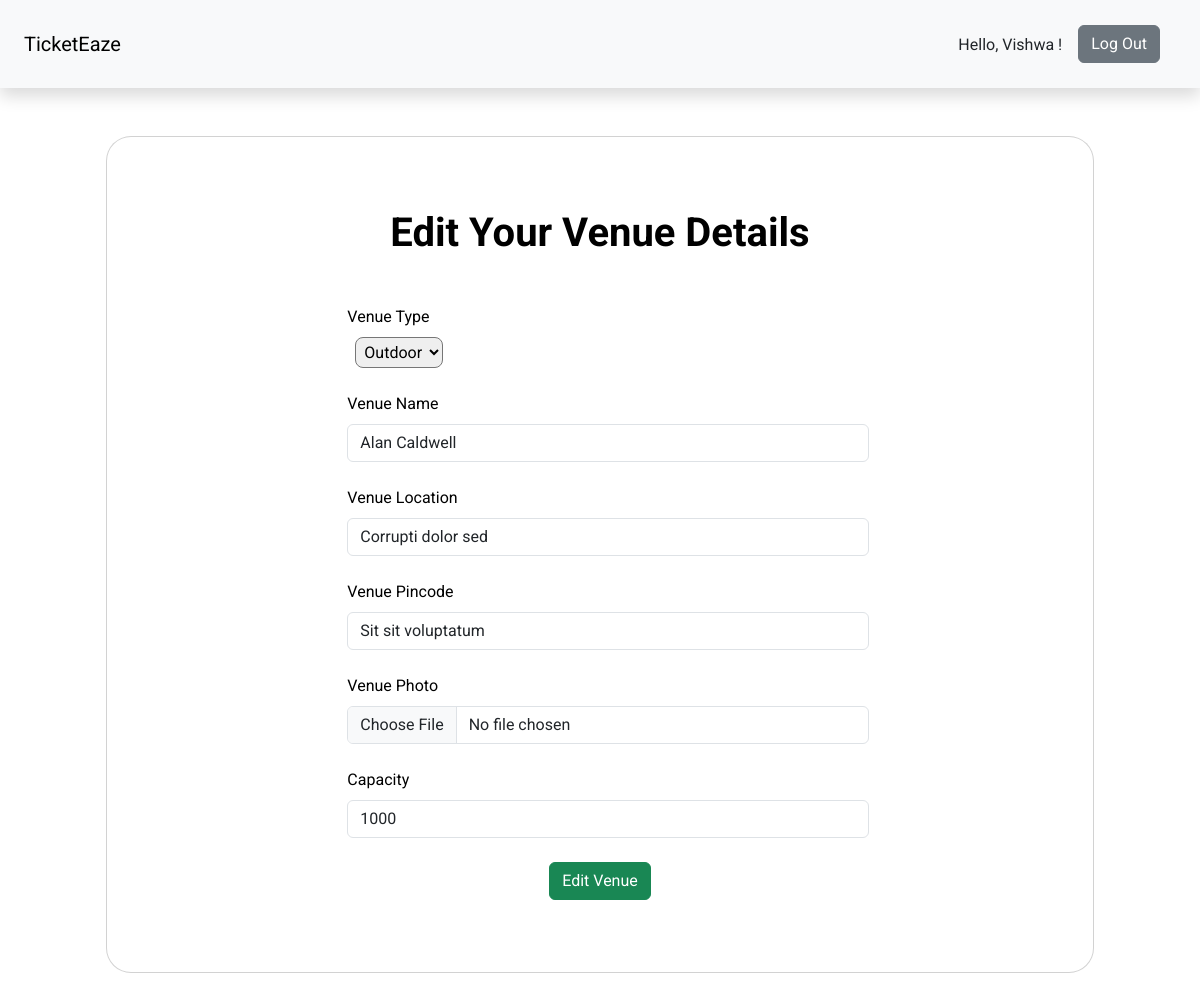
The page /management/venue/edit?venue_id=1 (signed in) on the database its author committed.
### models.py (models this page shows, shortened)
class admin(UserMixin,db.Model):
   id = db.Column( db.Integer, primary_key = True)
   name = db.Column(db.String(100))
   email = db.Column(db.String(100))
   phonenumber = db.Column(db.String(12))
   password = db.Column(db.String(257))

class venue(db.Model):
   id = db.Column(db.Integer, primary_key = True)
   name = db.Column(db.String(100))
   city = db.Column(db.String(50))
   capacity = db.Column(db.String(200))
   pincode = db.Column(db.String(10))
   venuetype = db.Column(db.String(10))

### app.py (the view)
@app.route("/management/venue/edit",methods=['GET','POST'])
@admin_login_required
def editvenue():
  venue_id=request.args.get('venue_id')
  if request.method=='POST':
     venue_id=request.form.get('venue_id')
     venue_name=request.form.get("venue_name")
     venue_capacity=request.form.get("venue_capacity")
     venue_pincode=request.form.get("venue_pincode")
     venue_type=request.form.get("venue_type")
     venue_location=request.form.get("venue_location")
     venue_img = request.files['venue_img']
     venue_details=db.session.query(venue).filter_by(id=venue_id).first()
     venue_details.name=venue_name
     venue_details.capacity=venue_capacity
     venue_details.pincode=venue_pincode
     venue_details.city=venue_location
     venue_details.venuetype=venue_type
     db.session.commit()
     if venue_img.filename!='':
        extension = os.path.splitext(venue_img.filename)[1]
        filename=str(venue_id)+extension
        venue_img.save(os.path.join(app.config['UPLOAD_FOLDER'],"venue", filename))
     return redirect("/management/venue/edit")
  else:
    if not venue_id:
      venue_details = db.session.query(venue).all()
      return render_template("Admin/VenueList.html",title="Venue List",venues=venue_details)
    else:
      venue_details = db.session.query(venue).filter_by(id=venue_id).first()
      return render_template("Admin/EditVenue.html",venue=venue_details)

### app.py (called while the page is built)
@login_manager.user_loader
def load_user(user_id):
        if session['user_type']=='user':
          record = user.query.get(int(user_id))
        elif session['user_type']=='admin':
          record = admin.query.get(int(user_id))
        return record

@app.after_request
def after_request(response):
    response.headers["Cache-Control"] = "no-cache, no-store, must-revalidate"
    return response

### models.py (called while the page is built)
def admin_login_required(f):
    @wraps(f)
    def decorated_func(*args, **kwargs):
        if not current_user.is_anonymous :
          if session['user_type']=='admin':
              return f(*args, **kwargs)
          else:
              return redirect("/")
        return redirect("/")
    return decorated_func

### templates/Admin/EditVenue.html (shortened to what this page needs)
{% extends "./Layouts/layout.html" %}
{% block content %}
{% include "./Layouts/navBarAdmin.html" %}
{% block addVenue %}
      <section class="p-5 bg-white" >
        <div class="container h-100">
          <div class="row d-flex justify-content-center align-items-center h-100">
            <div class="col-lg-12 col-xl-11">
              <div class="card text-black" style="border-radius: 25px;">
                <div class="card-body p-md-5">
                  <div class="row justify-content-center">
                    <div class="col-md-10 col-lg-6 col-xl-8 order-2 order-lg-1">
                      <p class="text-center h1 fw-bold mb-5 mx-1 mx-md-4 mt-4">Edit Your Venue Details</p>
                      <form class="mx-1 mx-md-4" action="/management/venue/edit" method="post" enctype="multipart/form-data" >
                        <div class="d-flex flex-row align-items-center mb-4">
                          <div class="form-outline flex-fill mb-0">
                            <div class="form-label" for="form3Example1c">Venue Type</div>
                            <select class="dropdown rounded-3 p-1 mx-2" name="venue_type" id="venue_type">
                              {% if venue.venuetype=='Indoor'  %}
                              <option value="Indoor" selected>Indoor</option>
                              <option value="Outdoor">Outdoor</option>
                              {% else %}
                              <option value="Outdoor" selected>Outdoor</option>
                              {% endif %}
                            </select>
                          </div>
                        </div>
                        <div class="d-flex flex-row align-items-center mb-4">
                          <div class="form-outline flex-fill mb-0">
                            <label class="form-label" for="form3Example1c">Venue Name</label>
                            <input type="text" name="venue_name" class="form-control" placeholder="Venue Name" value="{{venue.name}}" required/>
                          </div>
                        </div>
                      <div class="d-flex flex-row align-items-center mb-4">
                          <div class="form-outline flex-fill mb-0">
                            <label class="form-label" for="form3Example3c">Venue Location</label>
                            <input type="text" name="venue_location" class="form-control" placeholder="Venue Location" value="{{venue.city}}" required/>
                          </div>
                        </div>
                        <div class="d-flex flex-row align-items-center mb-4">
                          <div class="form-outline flex-fill mb-0">
                            <label class="form-label" for="form3Example1c">Venue Pincode</label>
                            <input type="text" name="venue_pincode" class="form-control" placeholder="Venue Pincode" value="{{venue.pincode}}" required/>
                          </div>
                        </div>
                        <div class="d-flex flex-row align-items-center mb-4">
                          <div class="form-outline flex-fill mb-0">
                            <label class="form-label" for="form3Example3c">Venue Photo</label>
                            <input type="file" name="venue_img" class="form-control" />
                          </div>
                        </div>
                        <div class="d-flex flex-row align-items-center mb-4">
                          <div class="form-outline flex-fill mb-0">
                            <label class="form-label" for="form3Example3c">Capacity</label>
                            <input type="number" name="venue_capacity" class="form-control" placeholder="Venue Capacity" value="{{venue.capacity}}" />
                          </div>
                        </div>
                        <div class="d-flex justify-content-center mx-4 mb-3 mb-lg-4">
                          <button type="submit" class="btn btn-success btn-md register-btn">Edit Venue</button>
                        </div>
                      </form>
                    </div>
                  </div>
                </div>
              </div>
            </div>
          </div>
        </div>
      </section>
{% endblock addVenue %}
{% endblock content %}

### templates/Layouts/navBarAdmin.html (shortened to what this page needs)
<nav class="navbar navbar-expand-lg navbar-light bg-light p-4 shadow ">
    <div class="navbar-brand " href="#">TicketEaze</div>
    <div class="collapse navbar-collapse d-lg-flex justify-content-lg-end" id="navbarNav">
      <ul class="navbar-nav ml-auto">
        {% if current_user.is_authenticated %}
          <li class="pt-2 nav-item d-none d-lg-block">Hello, {{current_user.name}} !</li>
          <li class="list-unstyled mx-3 d-lg-block  d-none">
            <button type="button" class="btn btn-secondary" onclick="location.href='/logout'">Log Out</button>
          </li>
        {% endif %}
      </ul>
    </div>
  </nav>

### templates/Layouts/layout.html (style rules this page uses)
body { font-family: 'Roboto', sans-serif; }

### rows shown on the page
admin: name "Vishwa"
venue: venue_type "Outdoor", venue_name "Alan Caldwell", venue_location "Corrupti dolor sed", venue_pincode "Sit sit voluptatum", venue_capacity "1000"
